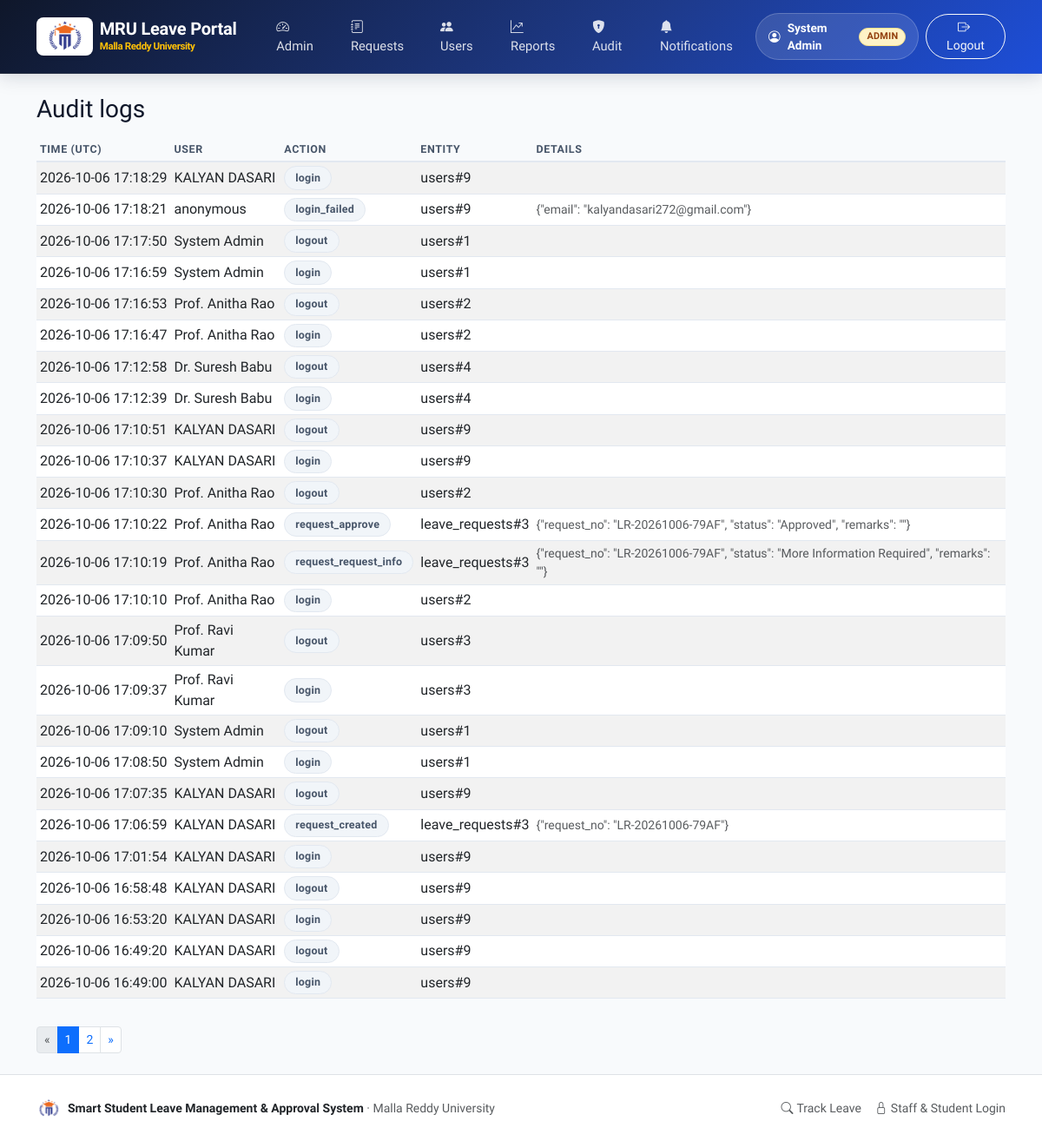
Before: /admin/audit (signed in) with the older database file.
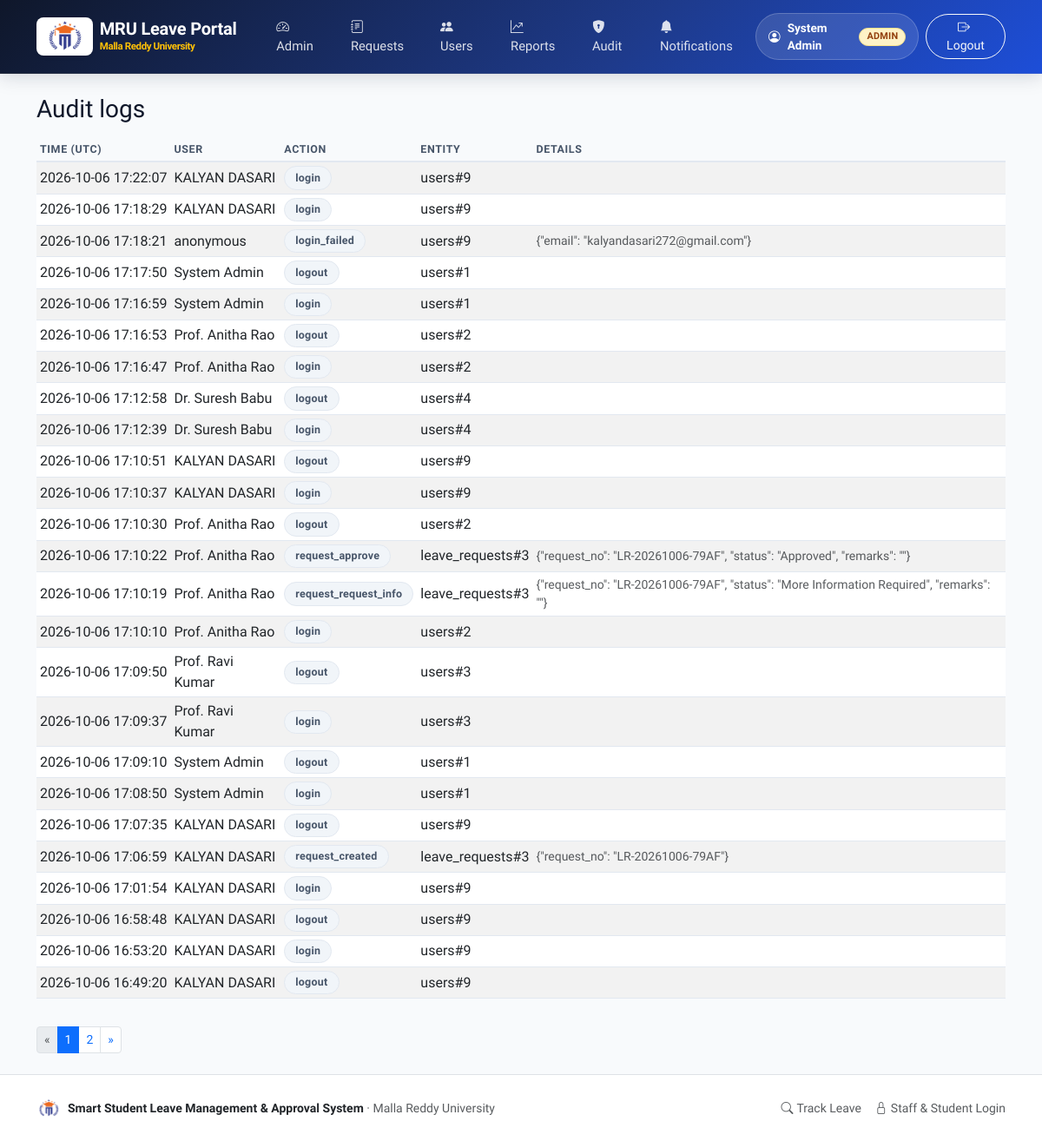
After: the same page with the newer database file.
### tables this page shows
CREATE TABLE users (
    id INTEGER PRIMARY KEY AUTOINCREMENT,
    name TEXT NOT NULL,
    roll_no TEXT,
    email TEXT NOT NULL COLLATE NOCASE UNIQUE,
    password_hash TEXT NOT NULL,
    role TEXT NOT NULL CHECK (role IN ('student', 'faculty', 'hod', 'admin')),
    department_id INTEGER REFERENCES departments(id),
    branch_id INTEGER REFERENCES branches(id),
    active INTEGER NOT NULL DEFAULT 1,
    created_at TEXT NOT NULL
);

CREATE TABLE audit_logs (
    id INTEGER PRIMARY KEY AUTOINCREMENT,
    user_id INTEGER REFERENCES users(id),
    action TEXT NOT NULL,
    entity TEXT,
    entity_id INTEGER,
    details TEXT NOT NULL DEFAULT '',
    created_at TEXT NOT NULL
);

### leave_management/admin_views.py (the view)
@bp.route("/audit")
@roles_required("admin")
def audit_logs():
    page = page_number(request.args.get("page"))
    per_page = 25
    total = query("SELECT COUNT(*) AS n FROM audit_logs", one=True)["n"]
    rows = query(
        """SELECT a.*, u.name AS user_name, u.email AS user_email
           FROM audit_logs a LEFT JOIN users u ON u.id = a.user_id
           ORDER BY a.created_at DESC, a.id DESC LIMIT ? OFFSET ?""",
        (per_page, (page - 1) * per_page),
    )
    return render_template("admin/audit.html", logs=rows, page=page, total=total, per_page=per_page)

### leave_management/db.py (called while the page is built)
def get_db() -> sqlite3.Connection:
    if "db" not in g:
        g.db = sqlite3.connect(current_app.config["DATABASE"])
        g.db.row_factory = sqlite3.Row
        g.db.execute("PRAGMA foreign_keys = ON")
    return g.db

def query(sql: str, args=(), one: bool = False):
    cur = get_db().execute(sql, args)
    rows = cur.fetchall()
    cur.close()
    if one:
        return rows[0] if rows else None
    return rows

### leave_management/notify.py (called while the page is built)
def unread_count(user_id) -> int:
    row = query(
        "SELECT COUNT(*) AS n FROM notifications WHERE recipient_id = ? AND is_read = 0 AND channel = 'in_app'",
        (user_id,),
        one=True,
    )
    return row["n"] if row else 0

### leave_management/security.py (called while the page is built)
def load_user():
    user_id = session.get("user_id")
    g.user = None
    if user_id:
        g.user = query(
            """SELECT u.*, d.name AS department_name, b.name AS branch_name
               FROM users u
               LEFT JOIN departments d ON d.id = u.department_id
               LEFT JOIN branches b ON b.id = u.branch_id
               WHERE u.id = ? AND u.active = 1""",
            (user_id,),
            one=True,
        )
        if g.user is None:
            session.pop("user_id", None)

def roles_required(*roles):
    def decorator(view):
        @wraps(view)
        def wrapper(*args, **kwargs):
            if g.user is None:
                flash("Please sign in to continue.", "warning")
                return redirect(url_for("auth.login", next=request.path))
            if g.user["role"] not in roles:
                abort(403)
            return view(*args, **kwargs)
        return wrapper
    return decorator

### leave_management/validators.py (called while the page is built)
def page_number(raw, default=1) -> int:
    try:
        return max(int(raw or default), 1)
    except (TypeError, ValueError):
        return default

### templates/admin/audit.html (shortened to what this page needs)
{% extends "base.html" %}
{% from "_macros.html" import pager %}
{% block content %}
<h3 class="mb-3">Audit logs</h3>
{% if not logs %}
<div class="alert alert-light border text-center py-5 text-muted">No audit entries recorded yet.</div>
{% else %}
<div class="table-responsive">
  <table class="table table-sm table-striped align-middle">
    <thead class="table-light"><tr><th>Time (UTC)</th><th>User</th><th>Action</th><th>Entity</th><th>Details</th></tr></thead>
    <tbody>
      {% for l in logs %}
      <tr>
        <td class="text-nowrap">{{ l.created_at }}</td>
        <td>{{ l.user_name or 'anonymous' }}</td>
        <td><span class="badge bg-secondary">{{ l.action }}</span></td>
        <td>{{ l.entity or '-' }}{% if l.entity_id %}#{{ l.entity_id }}{% endif %}</td>
        <td class="small text-muted">{{ l.details }}</td>
      </tr>
      {% endfor %}
    </tbody>
  </table>
</div>
{{ pager(page, total, per_page) }}
{% endif %}
{% endblock %}

### templates/base.html (shortened to what this page needs)
<!DOCTYPE html>
<html lang="en">
<head>
  <link href="https://cdn.jsdelivr.net/npm/bootstrap@5.3.0/dist/css/bootstrap.min.css" rel="stylesheet">
  <link href="https://cdn.jsdelivr.net/npm/bootstrap-icons@1.11.3/font/bootstrap-icons.min.css" rel="stylesheet">
  <link href="{{ url_for('static', filename='styles.css') }}" rel="stylesheet">
</head>
<body>
<nav class="navbar navbar-expand-lg mru-navbar no-print">
  <div class="container">
    <a class="navbar-brand mru-brand-title d-flex align-items-center gap-2" href="{{ url_for('main.dashboard') }}">
      <div class="bg-white rounded-3 px-2 py-1 shadow-sm d-flex align-items-center justify-content-center border border-white border-opacity-50" style="height: 44px;">
        <img src="{{ url_for('static', filename='images/mru-logo.png') }}" alt="Malla Reddy University" style="height: 36px; width: auto; object-fit: contain;">
      </div>
      <div class="d-flex flex-column">
        <span class="fw-bold fs-5 text-white" style="letter-spacing: -0.01em; line-height: 1.15;">MRU Leave Portal</span>
        <span class="text-warning small" style="font-size: 0.72rem; font-weight: 600;">Malla Reddy University</span>
      </div>
    </a>
    <div class="collapse navbar-collapse" id="nav">
      <ul class="navbar-nav me-auto ps-lg-3">
        {% if current_user %}
          {% if current_user.role == 'student' %}
            <li class="nav-item"><a class="nav-link" href="{{ url_for('student.dashboard') }}"><i class="bi bi-grid-fill me-1"></i> Dashboard</a></li>
            <li class="nav-item"><a class="nav-link" href="{{ url_for('student.new_request') }}"><i class="bi bi-file-earmark-plus-fill me-1"></i> Apply for Leave</a></li>
            <li class="nav-item"><a class="nav-link" href="{{ url_for('student.balances') }}"><i class="bi bi-clock-history me-1"></i> Leave Balance</a></li>
          {% elif current_user.role in ('faculty', 'hod') %}
            <li class="nav-item"><a class="nav-link" href="{{ url_for('review.dashboard') }}"><i class="bi bi-clipboard-check-fill me-1"></i> Review Queue</a></li>
          {% elif current_user.role == 'admin' %}
            <li class="nav-item"><a class="nav-link" href="{{ url_for('admin.dashboard') }}"><i class="bi bi-speedometer2 me-1"></i> Admin</a></li>
            <li class="nav-item"><a class="nav-link" href="{{ url_for('review.dashboard') }}"><i class="bi bi-journal-text me-1"></i> Requests</a></li>
            <li class="nav-item"><a class="nav-link" href="{{ url_for('admin.users') }}"><i class="bi bi-people-fill me-1"></i> Users</a></li>
            <li class="nav-item"><a class="nav-link" href="{{ url_for('admin.reports') }}"><i class="bi bi-graph-up-arrow me-1"></i> Reports</a></li>
            <li class="nav-item"><a class="nav-link" href="{{ url_for('admin.audit_logs') }}"><i class="bi bi-shield-lock-fill me-1"></i> Audit</a></li>
          {% endif %}
          <li class="nav-item">
            <a class="nav-link" href="{{ url_for('main.notifications') }}">
              <i class="bi bi-bell-fill me-1"></i> Notifications
            </a>
          </li>
        {% else %}
          <li class="nav-item"><a class="nav-link" href="{{ url_for('main.dashboard') }}"><i class="bi bi-house-door-fill me-1"></i> Home</a></li>
          <li class="nav-item"><a class="nav-link" href="{{ url_for('main.track') }}"><i class="bi bi-search me-1"></i> Track Leave</a></li>
        {% endif %}
      </ul>
      <ul class="navbar-nav align-items-lg-center gap-2">
        {% if current_user %}
          <li class="nav-item">
            <div class="user-pill">
              <i class="bi bi-person-circle"></i>
              <span>{{ current_user.name }}</span>
              <span class="badge bg-warning text-dark text-uppercase py-1 px-2" style="font-size: 0.68rem;">{{ current_user.role }}</span>
            </div>
          </li>
          <li class="nav-item">
            <form method="post" action="{{ url_for('auth.logout') }}" class="d-inline">
              <button class="btn btn-outline-light btn-sm px-3 rounded-pill">
                <i class="bi bi-box-arrow-right me-1"></i> Logout
              </button>
            </form>
          </li>
        {% endif %}
      </ul>
    </div>
  </div>
</nav>
<main class="container py-4">
  {% block content %}{% endblock %}
</main>
<footer class="mt-auto py-4 bg-white border-top text-muted small no-print">
  <div class="container d-flex flex-column flex-md-row justify-content-between align-items-center gap-3">
    <div class="d-flex align-items-center gap-2">
      <img src="{{ url_for('static', filename='images/mru-logo.png') }}" alt="MRU Logo" style="height: 28px; width: 28px; object-fit: contain;">
      <span><strong class="text-dark">Smart Student Leave Management &amp; Approval System</strong> &middot; Malla Reddy University</span>
    </div>
    <div class="d-flex gap-3">
      <a href="{{ url_for('main.track') }}" class="text-decoration-none text-muted"><i class="bi bi-search me-1"></i>Track Leave</a>
      <a href="{{ url_for('auth.login') }}" class="text-decoration-none text-muted"><i class="bi bi-lock me-1"></i>Staff &amp; Student Login</a>
    </div>
  </div>
</footer>
</body>
</html>

### templates/_macros.html (shortened to what this page needs)
{% macro pager(page, total, per_page) %}
{% set pages = ((total - 1) // per_page) + 1 if total > 0 else 1 %}
{% if pages > 1 %}
{% set args = request.args.to_dict() %}
<nav class="mt-3" aria-label="Pagination">
  <ul class="pagination pagination-sm mb-0">
    <li class="page-item {{ 'disabled' if page <= 1 }}">
      <a class="page-link" href="{{ url_for(request.endpoint, page=page-1, **args) }}">&laquo;</a>
    </li>
    {% for p in range(1, pages + 1) %}
      {% if p == page or p == 1 or p == pages or (p >= page - 2 and p <= page + 2) %}
      <li class="page-item {{ 'active' if p == page }}">
        <a class="page-link" href="{{ url_for(request.endpoint, page=p, **args) }}">{{ p }}</a>
      </li>
      {% elif p == page - 3 or p == page + 3 %}
      <li class="page-item disabled"><span class="page-link">&hellip;</span></li>
      {% endif %}
    {% endfor %}
    <li class="page-item {{ 'disabled' if page >= pages }}">
      <a class="page-link" href="{{ url_for(request.endpoint, page=page+1, **args) }}">&raquo;</a>
    </li>
  </ul>
</nav>
{% endif %}
{% endmacro %}

### static/styles.css (style rules this page uses)
:root { --primary: #1e40af; --primary-dark: #1e3a8a; --primary-light: #3b82f6; --primary-soft: #eff6ff; --primary-gradient: linear-gradient(135deg, #1e3a8a 0%, #2563eb 50%, #3b82f6 100%); --hero-gradient: linear-gradient(135deg, #0f172a 0%, #1e3a8a 60%, #1d4ed8 100%); --accent-gold: #f59e0b; --accent-gold-soft: #fef3c7; --success: #10b981; --warning: #f59e0b; --danger: #ef4444; --info: #06b6d4; --slate-50: #f8fafc; --slate-100: #f1f5f9; --slate-200: #e2e8f0; --slate-300: #cbd5e1; --slate-600: #475569; --slate-700: #334155; --slate-900: #0f172a; --shadow-sm: 0 1px 3px rgba(0, 0, 0, 0.06), 0 1px 2px rgba(0, 0, 0, 0.04); --shadow-md: 0 4px 6px -1px rgba(0, 0, 0, 0.07), 0 2px 4px -2px rgba(0, 0, 0, 0.05); --shadow-lg: 0 10px 25px -3px rgba(15, 23, 42, 0.08), 0 4px 10px -4px rgba(15, 23, 42, 0.04); --shadow-xl: 0 20px 30px -5px rgba(15, 23, 42, 0.12), 0 8px 12px -6px rgba(15, 23, 42, 0.06); --radius-sm: 0.375rem; --radius-md: 0.75rem; --radius-lg: 1rem; --radius-xl: 1.5rem; }
body { font-family: 'Plus Jakarta Sans', 'Inter', -apple-system, BlinkMacSystemFont, "Segoe UI", Roboto, sans-serif; background-color: var(--slate-50); color: var(--slate-900); min-height: 100vh; display: flex; flex-direction: column; -webkit-font-smoothing: antialiased; }
main { flex: 1 0 auto; }
.mru-navbar { background: var(--hero-gradient) !important; box-shadow: 0 4px 20px rgba(15, 23, 42, 0.15); border-bottom: 1px solid rgba(255, 255, 255, 0.1); padding: 0.75rem 0; }
.mru-brand-title { font-weight: 800; letter-spacing: -0.02em; font-size: 1.25rem; color: #ffffff !important; display: flex; align-items: center; gap: 0.6rem; }
.nav-link { font-weight: 500; font-size: 0.92rem; color: rgba(255, 255, 255, 0.85) !important; padding: 0.5rem 0.85rem !important; border-radius: 0.5rem; transition: all 0.2s ease; }
.user-pill { background: rgba(255, 255, 255, 0.12); border: 1px solid rgba(255, 255, 255, 0.2); padding: 0.35rem 0.85rem; border-radius: 9999px; color: #ffffff; font-size: 0.85rem; font-weight: 600; display: flex; align-items: center; gap: 0.5rem; }
.badge { font-weight: 600; letter-spacing: 0.02em; padding: 0.4rem 0.75rem; border-radius: 9999px; font-size: 0.78rem; }
.badge.bg-warning, .badge-pending { background-color: #fef3c7 !important; color: #92400e !important; border: 1px solid #fde68a; }
.badge.bg-secondary, .badge-cancelled, .badge-draft { background-color: #f1f5f9 !important; color: #475569 !important; border: 1px solid #e2e8f0; }
.table { border-color: var(--slate-200); }
.table thead th { background-color: var(--slate-50); color: var(--slate-600); font-size: 0.78rem; font-weight: 700; text-transform: uppercase; letter-spacing: 0.05em; border-bottom: 2px solid var(--slate-200); }

Changed rows visible on the page:
no longer on this page (row unchanged): audit_logs: created_at "2026-10-06 16:49:00", name "KALYAN DASARI", action "login", entity "users", entity_id "9"
added audit_logs: created_at "2026-10-06 17:22:07", name "KALYAN DASARI", action "login", entity "users", entity_id "9"
